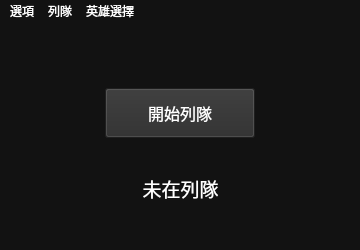
<?xml version="1.0" encoding="UTF-8"?>
<ui version="4.0">
 <class>MainWindow</class>
 <widget class="QMainWindow" name="MainWindow">
  <property name="geometry">
   <rect>
    <x>0</x>
    <y>0</y>
    <width>360</width>
    <height>250</height>
   </rect>
  </property>
  <property name="styleSheet">
   <string notr="true">*{
	color:#FFFFFF;
}
#MainWindow{
	background-color:#121212;
}

QLineEdit{
	background-color:#222322;
	border:0;
}

QPushButton{
	background-color: #2C2C2C;
}
QPushButton:hover{
	background-color: #3C3C3C;
}
QPushButton:pressed{
	 background-color: #1A1A1A;
}</string>
  </property>
  <widget class="QWidget" name="centralwidget">
   <widget class="QLabel" name="label">
    <property name="geometry">
     <rect>
      <x>10</x>
      <y>120</y>
      <width>341</width>
      <height>91</height>
     </rect>
    </property>
    <property name="font">
     <font>
      <family>Arial</family>
      <pointsize>14</pointsize>
     </font>
    </property>
    <property name="text">
     <string>未在列隊</string>
    </property>
    <property name="textFormat">
     <enum>Qt::PlainText</enum>
    </property>
    <property name="alignment">
     <set>Qt::AlignCenter</set>
    </property>
   </widget>
   <widget class="QPushButton" name="match_button">
    <property name="geometry">
     <rect>
      <x>105</x>
      <y>65</y>
      <width>150</width>
      <height>50</height>
     </rect>
    </property>
    <property name="font">
     <font>
      <family>Arial</family>
      <pointsize>12</pointsize>
     </font>
    </property>
    <property name="text">
     <string>開始列隊</string>
    </property>
   </widget>
  </widget>
  <widget class="QMenuBar" name="menubar">
   <property name="geometry">
    <rect>
     <x>0</x>
     <y>0</y>
     <width>360</width>
     <height>25</height>
    </rect>
   </property>
   <property name="styleSheet">
    <string notr="true">*{
	background-color:#121212;
}
QMenuBar::item:selected{
	background-color: #3C3C3C;
}

QMenu:selected{
	 background-color:#2f2c2c;
}

QAciotn{
	 background-color:#2f2c2c;
}
</string>
   </property>
   <widget class="QMenu" name="options_menu">
    <property name="styleSheet">
     <string notr="true"/>
    </property>
   <property name="title">
    <string>選項</string>
   </property>
   <addaction name="always_on_top_status"/>
   <addaction name="export_log_action"/>
  </widget>
   <widget class="QMenu" name="queue_menu">
    <property name="title">
     <string>列隊</string>
    </property>
    <addaction name="queue_mode_menu"/>
    <addaction name="auto_rematch_status"/>
    <addaction name="auto_accept_status"/>
    <addaction name="accept_delay_action"/>
   </widget>
   <widget class="QMenu" name="queue_mode_menu">
    <property name="title">
     <string>一鍵列隊模式</string>
    </property>
   </widget>
   <widget class="QMenu" name="champ_select_menu">
    <property name="title">
     <string>英雄選擇</string>
    </property>
    <addaction name="auto_ban_last_status"/>
    <addaction name="auto_lock_status"/>
   </widget>
   <addaction name="options_menu"/>
   <addaction name="queue_menu"/>
   <addaction name="champ_select_menu"/>
  </widget>
  <action name="auto_accept_status">
   <property name="text">
    <string>自動接受</string>
   </property>
  </action>
  <action name="accept_delay_action">
   <property name="text">
    <string>對戰接受延遲</string>
   </property>
  </action>
  <action name="auto_rematch_status">
   <property name="text">
    <string>超時重排</string>
   </property>
  </action>
  <action name="always_on_top_status">
   <property name="text">
    <string>視窗至頂</string>
   </property>
  </action>
  <action name="auto_lock_status">
   <property name="text">
    <string>自動鎖角</string>
   </property>
  </action>
  <action name="auto_ban_last_status">
   <property name="text">
    <string>自動選取禁用英雄</string>
   </property>
  </action>
  <action name="export_log_action">
   <property name="text">
    <string>輸出目前log</string>
   </property>
  </action>
 </widget>
 <resources/>
 <connections/>
</ui>
